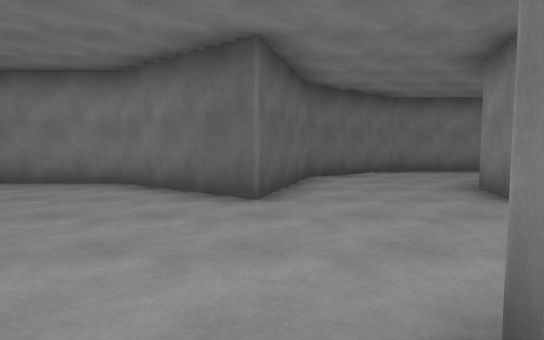
View 1 (above)

21 first-person views from a walk through a scene from a Unity 3-D project. The camera is 1.3 m above the floor, tilts 4° down and sees 80° across. The floor is counted in squares, 2 m on a side. Each view is taken from the middle of a square. On the plan, view 1 faces up. The plan holds only what a view shows up to about 10 squares ahead; the rest is blank. The player character is not drawn.

View 2
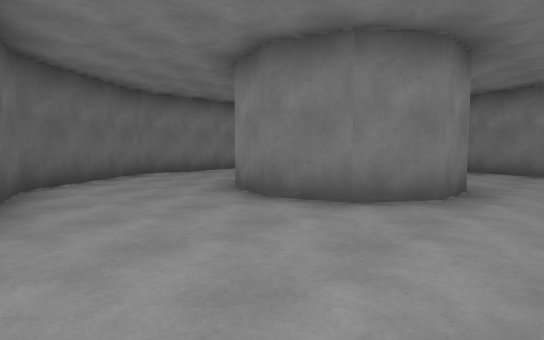

View 3
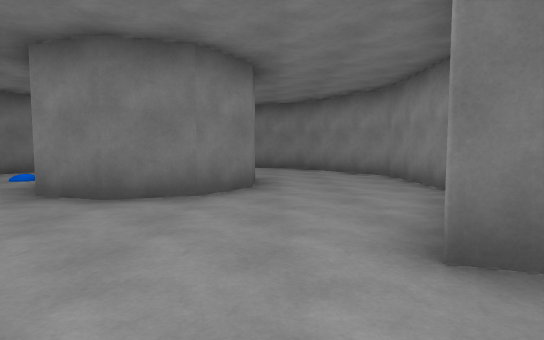

View 4
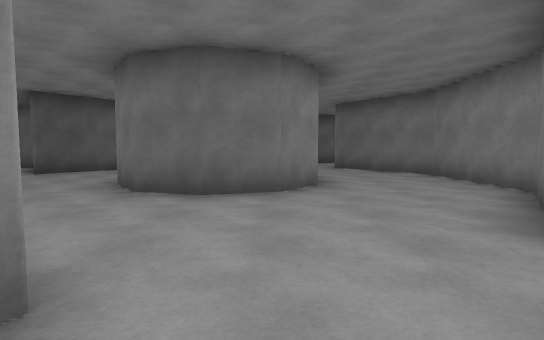

View 5
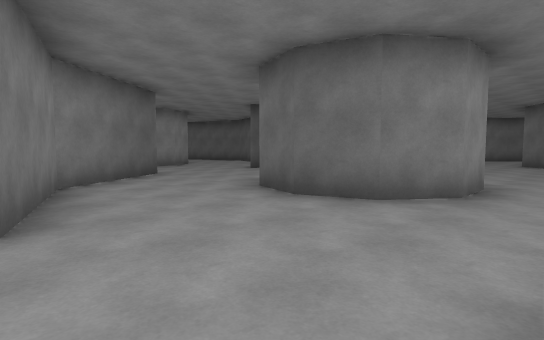

View 6
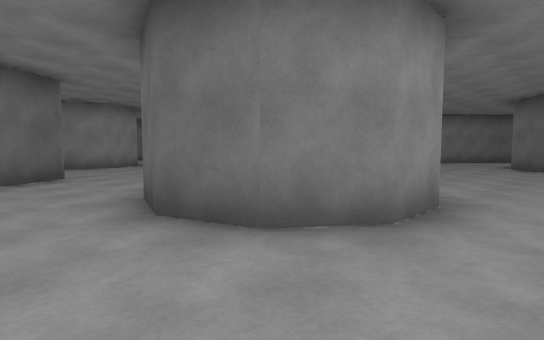

View 7
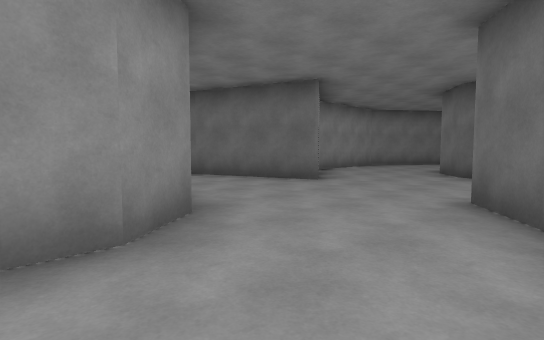

View 8
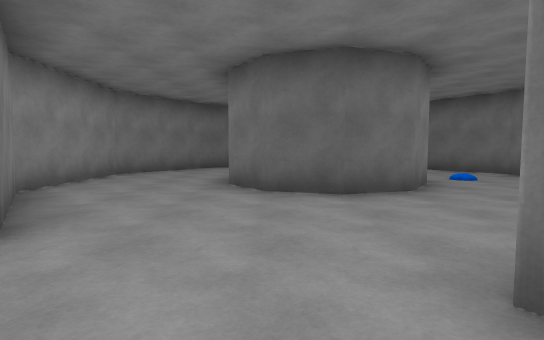

View 9
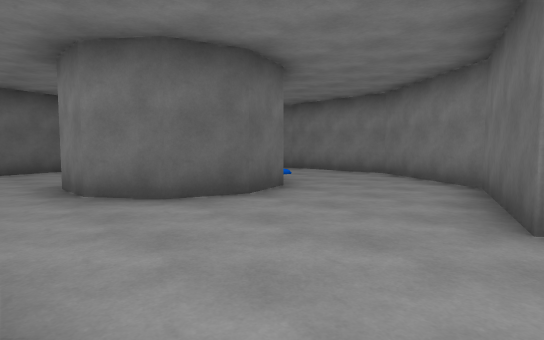

View 10
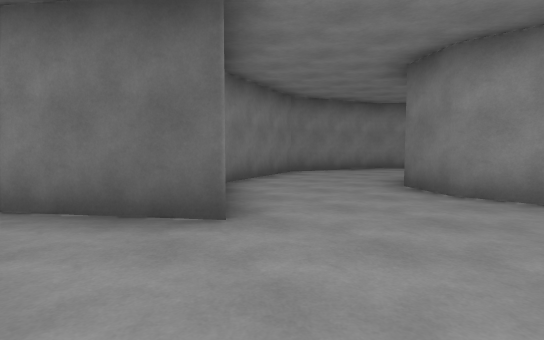

View 11
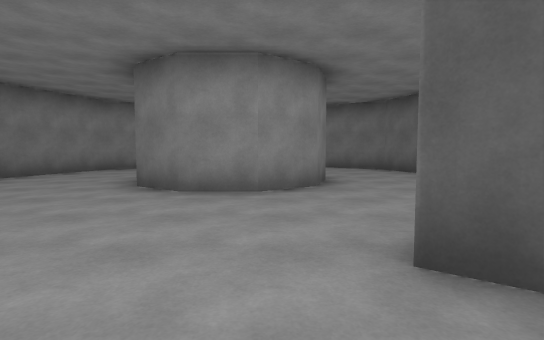

View 12
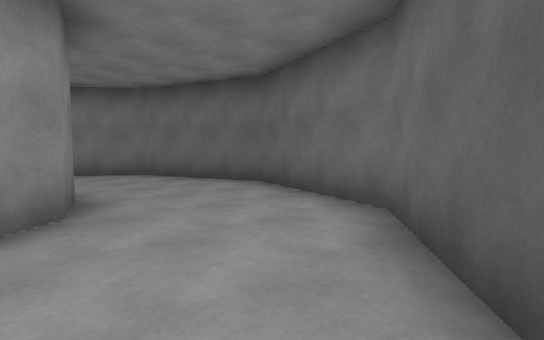

View 13
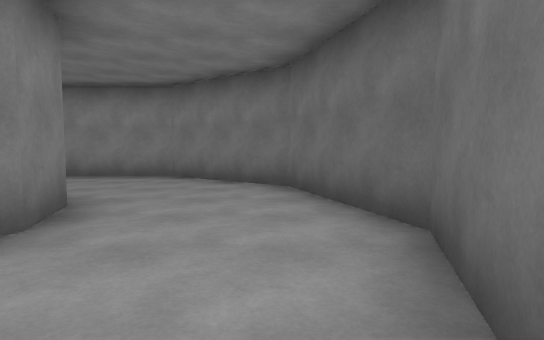

View 14
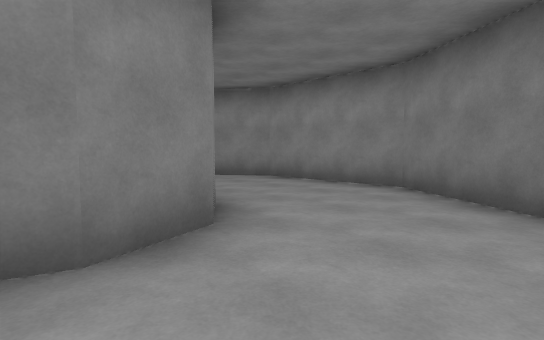

View 15
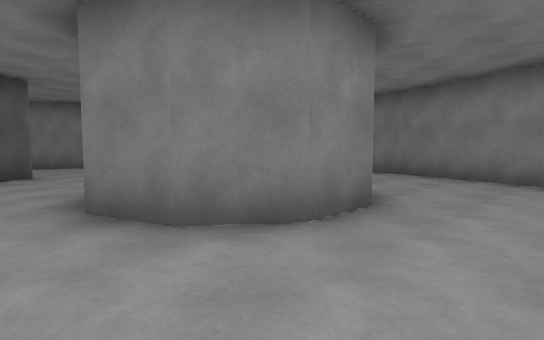

View 16
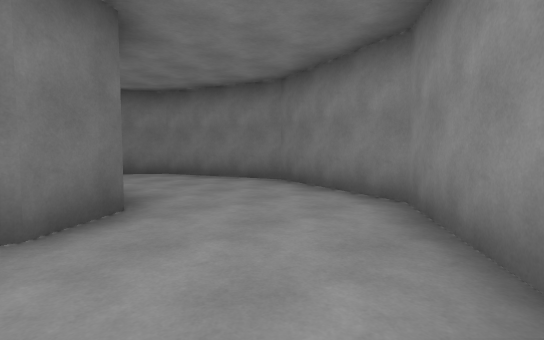

View 17
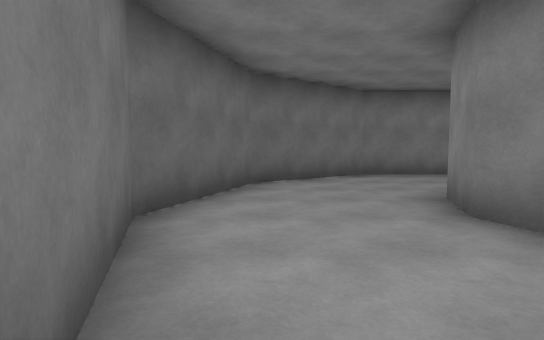

View 18
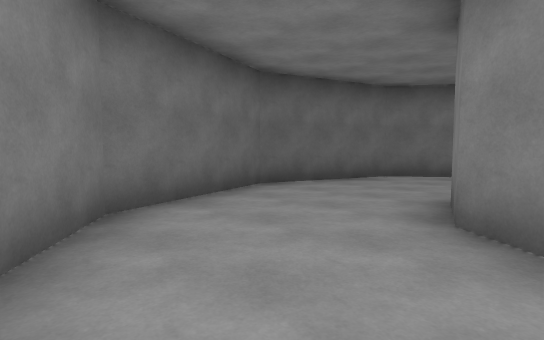

View 19
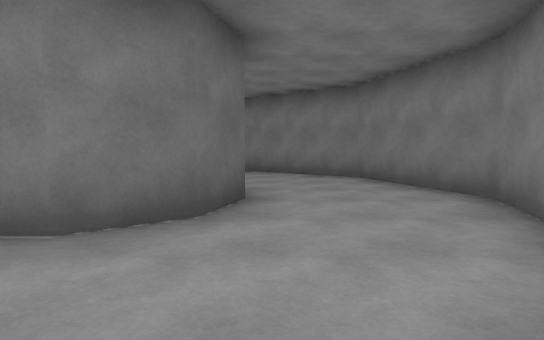

View 20
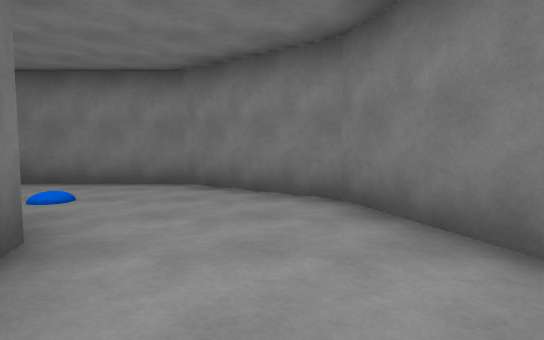

View 21
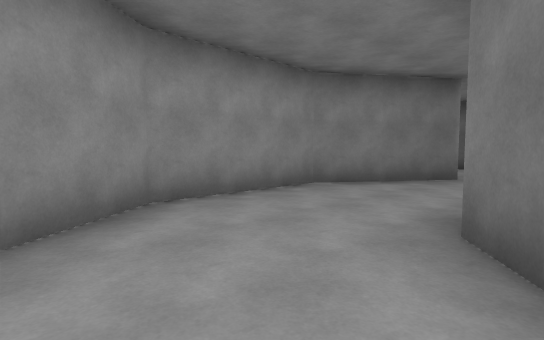

### Floor plan
Points are (right, up) in squares from view 1. A wall is a line through its corners. A room is listed if a view was taken in it or the views show most of it. See-through windows are left out.
Room 1 (views 1, 2, 3, 4, 5, 6, 7, 8, 9, 10, 11, 12, 13, 14, 15, 16, 17, 18, 19, 20, 21)
walls: (-4, -0.7) (-4.8, -0.7) (-5.3, -0.3); (-2.7, -3.7) (-0.2, -1.9) (0.8, 1) (3.3, -0.7) (6.4, -0.7) (8.9, 1.2) (9.8, 4.1) (8.9, 7) (6.4, 8.8) (3.3, 8.8) (0.8, 7) (-0.2, 4) (-2.7, 5.8) (-5.8, 5.8) (-8.3, 4) (-9.2, 6.9) (-11.9, 8.8) (-14.7, 8.8) (-17.3, 6.9) (-18.3, 4) (-17.3, 1.1) (-15, -0.7) (-11.6, -0.7) (-9.3, 1.1) (-8.3, -1.9) (-5.8, -3.7) (-8.3, -5.5) (-9.2, -8.5) (-8.3, -11.4) (-5.8, -13.2) (-2.7, -13.2) (-0.2, -11.4) (0.8, -8.5) (-0.2, -5.6) (-1.1, -4.9); (-5.7, 2.1) (-4.8, 2.8) (-3.7, 2.8) (-2.7, 2.1) (-2.4, 1) (-2.7, 0) (-3.7, -0.7); (-2.7, -9.5) (-3.7, -10.2) (-4.8, -10.2) (-5.7, -9.6) (-6.1, -8.5) (-5.7, -7.4) (-4.8, -6.7) (-3.7, -6.7) (-2.7, -7.4); (-12.8, 5.8) (-11.8, 5.1) (-11.4, 4) (-11.8, 2.9) (-12.6, 2.3) (-14, 2.3) (-14.8, 2.9) (-15.1, 4) (-14.8, 5.1); (6.7, 4.1) (6.3, 3) (5.4, 2.3) (4.2, 2.3) (3.3, 3) (3, 4.1) (3.3, 5.2); (6.3, 5.3) (6.4, 4.8)

Where each view was taken, in squares from view 1:
view 1: 0 up, 0 right, facing up
view 2: 1 up, 0 right, facing up-right
view 3: 2 up, 1 left, facing right
view 4: 2 up, 2 right, facing left
view 5: 4 up, 1 right, facing down-left
view 6: 4 up, 1 left, facing down-left
view 7: 5 up, 4 left, facing down-left
view 8: 3 up, 7 left, facing left
view 9: 1 up, 8 left, facing up-left
view 10: 2 down, 5 left, facing down-right
view 11: 2 down, 5 left, facing down
view 12: 4 down, 5 left, facing down-left
view 13: 6 down, 8 left, facing down
view 14: 8 down, 8 left, facing down-right
view 15: 12 down, 7 left, facing up-right
view 16: 13 down, 4 left, facing up-right
view 17: 1 up, 17 left, facing up
view 18: 0 up, 14 left, facing up-left
view 19: 0 up, 7 right, facing up
view 20: 3 up, 8 right, facing up
view 21: 3 up, 8 right, facing down-left
